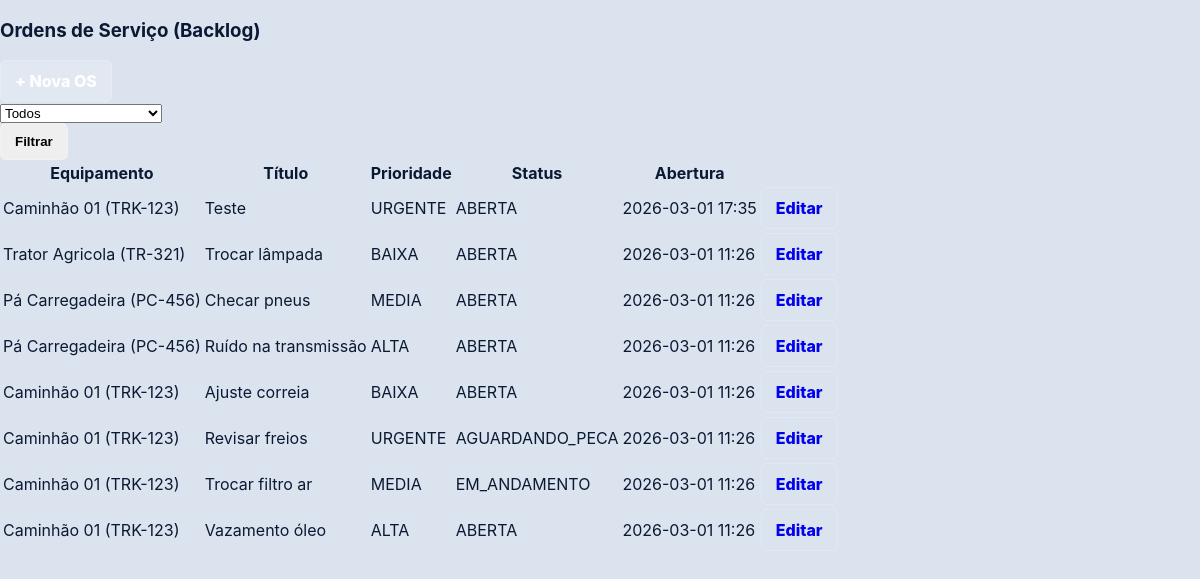
/os (signed in), run on the app's committed database.
### app/models.py (models this page shows, shortened)
class WorkOrder(db.Model):
    __tablename__ = "ordens_servico"
    id = db.Column(db.Integer, primary_key=True)
    equipamento_id = db.Column(db.Integer, db.ForeignKey("equipamentos.id"), nullable=False)
    titulo = db.Column(db.String(200), nullable=False)
    descricao = db.Column(db.Text, nullable=True)
    prioridade = db.Column(db.String(20), nullable=False, default="MEDIA")
    status = db.Column(db.String(30), nullable=False, default=OsStatus.ABERTA.value)
    opened_at = db.Column(db.DateTime, nullable=False, default=datetime.utcnow)
    closed_at = db.Column(db.DateTime, nullable=True)
    equipamento = db.relationship("Equipment", backref=db.backref("os", lazy=True))

class Equipment(db.Model):
    __tablename__ = "equipamentos"
    id = db.Column(db.Integer, primary_key=True)
    nome = db.Column(db.String(120), nullable=False)
    codigo = db.Column(db.String(60), nullable=False, unique=True)  # TAG
    tipo = db.Column(db.String(60), nullable=True)
    horimetro_atual = db.Column(db.Integer, nullable=False, default=0)
    ativo = db.Column(db.Boolean, nullable=False, default=True)
    created_at = db.Column(db.DateTime, nullable=False, default=datetime.utcnow)

### app/main/routes.py (the view)
@bp.route("/os")
@login_required
def os_list():
    status = (request.args.get("status") or "").strip() or None
    q = WorkOrder.query.order_by(WorkOrder.opened_at.desc())
    if status:
        q = q.filter_by(status=status)
    items = q.all()
    all_statuses = [s.value for s in OsStatus]
    return render_template("os_list.html", items=items, status=status, all_statuses=all_statuses)

### app/__init__.py (called while the page is built)
def create_app():
    app = Flask(__name__)
    app.config.from_object(Config)
    db.init_app(app)
    csrf.init_app(app)
    login_manager.init_app(app)
    login_manager.login_view = "auth.login"  # redireciona pra login se não estiver logado
    @login_manager.user_loader
    def load_user(user_id: str):
        return User.query.get(int(user_id))
    from .auth import bp as auth_bp
    from .main import bp as main_bp
    app.register_blueprint(auth_bp)
    app.register_blueprint(main_bp)
    return app

### app/templates/os_list.html (shortened to what this page needs)
{% extends "base.html" %}
{% block content %}
<div class="d-flex justify-content-between align-items-center mb-3">
  <h3 class="mb-0">Ordens de Serviço (Backlog)</h3>
  <a class="btn btn-primary" href="{{ url_for('os_nova') }}">+ Nova OS</a>
</div>
<form class="row g-2 mb-3" method="get">
  <div class="col-md-4">
    <select class="form-select" name="status">
      <option value="">Todos</option>
    </select>
  </div>
  <div class="col-md-2">
    <button class="btn btn-outline-dark" type="submit">Filtrar</button>
  </div>
</form>
<table class="table table-striped">
  <thead>
    <tr>
      <th>Equipamento</th><th>Título</th><th>Prioridade</th><th>Status</th><th>Abertura</th><th></th>
    </tr>
  </thead>
  <tbody>
    {% for o in items %}
    <tr>
      <td>{{ o.equipamento.nome }} ({{ o.equipamento.codigo }})</td>
      <td>{{ o.titulo }}</td>
      <td>{{ o.prioridade }}</td>
      <td>{{ o.status }}</td>
      <td>{{ o.opened_at.strftime('%Y-%m-%d %H:%M') }}</td>
      <td><a class="btn btn-sm btn-outline-primary" href="{{ url_for('os_editar', os_id=o.id) }}">Editar</a></td>
    </tr>
    {% endfor %}
  </tbody>
</table>
{% endblock %}

### app/static/css/style.css (style rules this page uses)
:root { --bg:#dbe3ef; --blue1:#0b57b3; --blue2:#073a7a; --blue3:#0a4aa0; --shadow: 0 6px 12px rgba(0,0,0,.25); --shadow2: 0 3px 8px rgba(0,0,0,.18); --card:#ffffff; --card2:#f3f7ff; --text:#0b1a33; }
* { box-sizing:border-box }
html,body { height:100% }
body { margin:0; font-family: Inter, system-ui, -apple-system, "Segoe UI", Roboto, Arial, sans-serif; color:var(--text); background: var(--bg); }
.btn { display:inline-flex; align-items:center; justify-content:center; padding:10px 14px; border-radius:6px; font-weight:800; text-decoration:none; border:1px solid rgba(255,255,255,.18); }
.btn-primary { background: rgba(255,255,255,.18); color:#fff; }

### data on the page
WorkOrder: equipamento.nome "Caminhão 01", equipamento.codigo "TRK-123", titulo "Teste", prioridade "URGENTE", status "ABERTA", opened_at "2026-03-01 17:35"
WorkOrder: equipamento.nome "Trator Agricola", equipamento.codigo "TR-321", titulo "Trocar lâmpada", prioridade "BAIXA", status "ABERTA", opened_at "2026-03-01 11:26"
WorkOrder: equipamento.nome "Pá Carregadeira", equipamento.codigo "PC-456", titulo "Checar pneus", prioridade "MEDIA", status "ABERTA", opened_at "2026-03-01 11:26"
WorkOrder: equipamento.nome "Pá Carregadeira", equipamento.codigo "PC-456", titulo "Ruído na transmissão", prioridade "ALTA", status "ABERTA", opened_at "2026-03-01 11:26"
WorkOrder: equipamento.nome "Caminhão 01", equipamento.codigo "TRK-123", titulo "Ajuste correia", prioridade "BAIXA", status "ABERTA", opened_at "2026-03-01 11:26"
WorkOrder: equipamento.nome "Caminhão 01", equipamento.codigo "TRK-123", titulo "Revisar freios", prioridade "URGENTE", status "AGUARDANDO_PECA", opened_at "2026-03-01 11:26"
WorkOrder: equipamento.nome "Caminhão 01", equipamento.codigo "TRK-123", titulo "Trocar filtro ar", prioridade "MEDIA", status "EM_ANDAMENTO", opened_at "2026-03-01 11:26"
WorkOrder: equipamento.nome "Caminhão 01", equipamento.codigo "TRK-123", titulo "Vazamento óleo", prioridade "ALTA", status "ABERTA", opened_at "2026-03-01 11:26"
